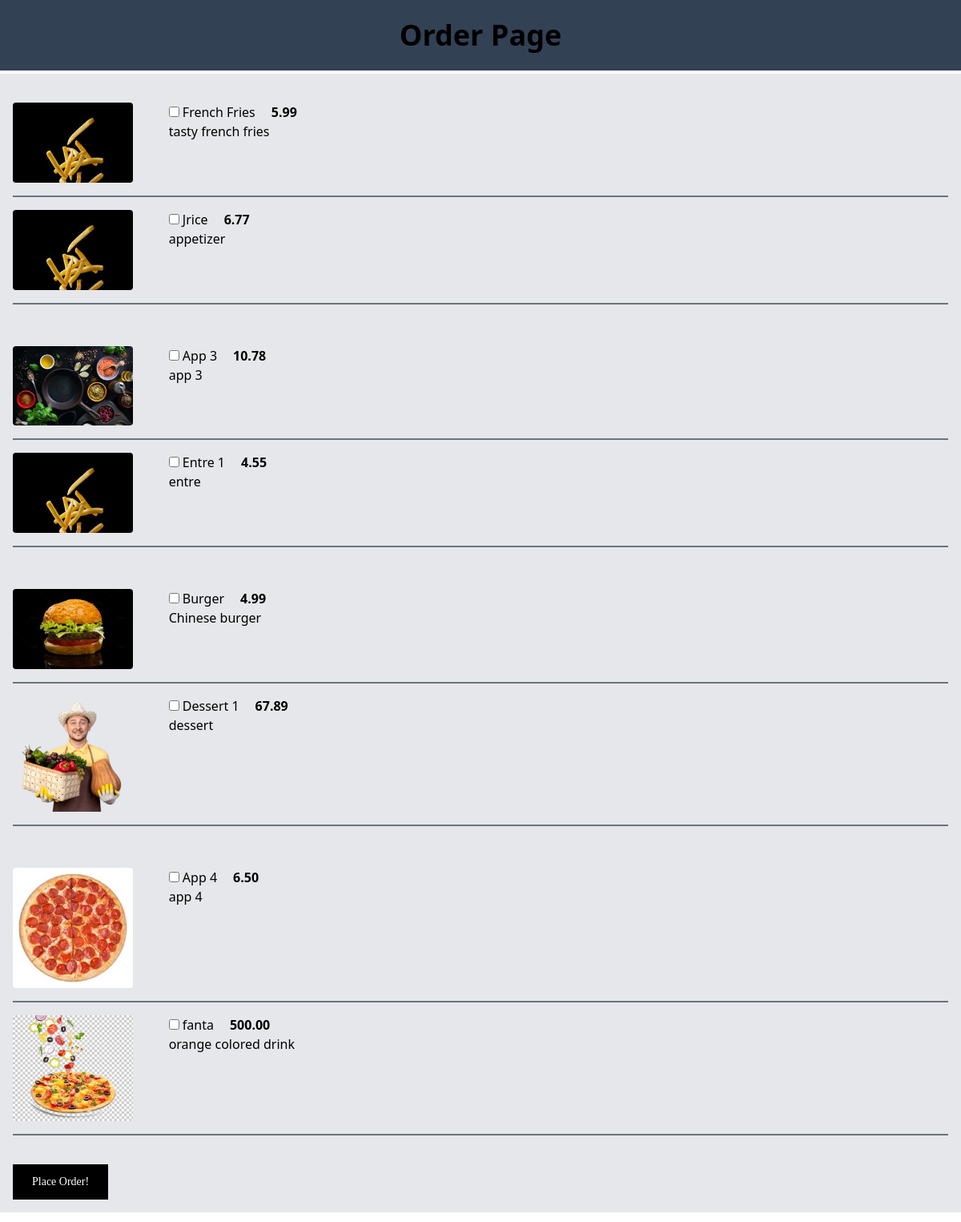
The page /order/ on the database its author committed.
### Customer/models.py (models this page shows, shortened)
class MenuItem(models.Model):
    name = models.CharField(max_length=100)
    description = models.TextField()
    image = models.ImageField(upload_to='menu_images/')
    price = models.DecimalField(max_digits=5, decimal_places=2)
    category = models.ManyToManyField('Category', related_name='item')

### Customer/views.py (the view, shortened to what this page needs)
# urls.py: path('order/', Order.as_view(), name="order"),
class Order(View):
    def get(self, request, *args, **kwargs):
        appetizers = MenuItem.objects.filter(category__name__contains='Appetizer')
        entres = MenuItem.objects.filter(category__name__contains='Entre')
        desserts = MenuItem.objects.filter(category__name__contains='Dessert')
        drinks = MenuItem.objects.filter(category__name__contains='Drink')
        context = {
            'appetizers': appetizers,
            'entres': entres,
            'desserts': desserts,
            'drinks': drinks
        }
        return render(request, 'Customer/order.html', context)

### Customer/templates/Customer/order.html (shortened to what this page needs)
<!DOCTYPE html>
<html>
<head>
    <script src="https://cdn.tailwindcss.com"></script>
</head>
<body>
    <header class="text-center font-bold py-6 bg-slate-700 text-4xl">Order Page</header>
    <div class="mx-auto mb-5 bg-gray-200">
        <div class="flex justify-center mt-1">
            <div class="w-full p-4 flex-1">
                <form method="POST">
                    <div class="pt-5">
                        {% for app in appetizers %}
                        <div class="flex flex-row">
                            <div class="w-1/6">
                                <img class="rounded" src="{{ app.image.url }}" width="150" height="100"/>
                            </div>
                            <div class="w-5/6">
                                <div class="flex flex-row">
                                    <div class="form-check">
                                        <input type="checkbox" name="items[]" class="form-check-input" value="{{ app.pk }}">
                                        <label class="form-check-label">{{ app.name }}</label>
                                    </div>
                                    <p class="font-bold pl-5">{{ app.price }}</p>
                                </div>
                                <p>{{ app.description }}</p>
                            </div>
                        </div>
                        <hr class="my-4 border-t-2 border-gray-500" />
                        {% endfor %}
                    </div>
                    <div class="pt-5">
                        {% for entre in entres %}
                        <div class="flex flex-row mt-4">
                            <div class="w-1/6">
                                <img class="rounded" src="{{ entre.image.url }}" width="150" height="100"/>
                            </div>
                            <div class="w-5/6">
                                <div class="flex flex-row">
                                    <div class="form-check">
                                        <input type="checkbox" name="items[]" class="form-check-input" value="{{ entre.pk }}">
                                        <label class="form-check-label">{{ entre.name }}</label>
                                    </div>
                                    <p class="font-bold pl-5">{{ entre.price }}</p>
                                </div>
                                <p>{{ entre.description }}</p>
                            </div>
                        </div>
                        <hr class="my-4 border-t-2 border-gray-500" />
                        {% endfor %}
                    </div>
                    <div class="pt-5">
                        {% for dessert in desserts %}
                        <div class="flex flex-row mt-4">
                            <div class="w-1/6">
                                <img class="rounded" src="{{ dessert.image.url }}" width="150" height="100"/>
                            </div>
                            <div class="w-5/6">
                                <div class="flex flex-row">
                                    <div class="form-check">
                                        <input type="checkbox" name="items[]" class="form-check-input" value="{{ dessert.pk }}">
                                        <label class="form-check-label">{{ dessert.name }}</label>
                                    </div>
                                    <p class="font-bold pl-5">{{ dessert.price }}</p>
                                </div>
                                <p>{{ dessert.description }}</p>
                            </div>
                        </div>
                        <hr class="my-4 border-t-2 border-gray-500" />
                        {% endfor %}
                    </div>
                    <div class="pt-5">
                        {% for drink in drinks %}
                        <div class="flex flex-row mt-4">
                            <div class="w-1/6">
                                <img class="rounded" src="{{ drink.image.url }}" width="150" height="100"/>
                            </div>
                            <div class="w-5/6">
                                <div class="flex flex-row">
                                    <div class="form-check">
                                        <input type="checkbox" name="items[]" class="form-check-input" value="{{ drink.pk }}">
                                        <label class="form-check-label">{{ drink.name }}</label>
                                    </div>
                                    <p class="font-bold pl-5">{{ drink.price }}</p>
                                </div>
                                <p>{{ drink.description }}</p>
                            </div>
                        </div>
                        <hr class="my-4 border-t-2 border-gray-500" />
                        {% endfor %}
                    </div>
                    <button class="bg-black text-white px-6 py-3 text-sm font-serif mt-5">Place Order!</button>
                </form>
            </div>
        </div>
    </div>
</body>
</html>

### rows shown on the page
MenuItem: image (picture), name "French Fries", price "5.99", description "tasty french fries"
MenuItem: image (picture), name "Jrice", price "6.77", description "appetizer"
MenuItem: image (picture), name "App 3", price "10.78", description "app 3"
MenuItem: image (picture), name "Entre 1", price "4.55", description "entre"
MenuItem: image (picture), name "Burger", price "4.99", description "Chinese burger"
MenuItem: image (picture), name "Dessert 1", price "67.89", description "dessert"
MenuItem: image (picture), name "App 4", price "6.50", description "app 4"
MenuItem: image (picture), name "fanta", price "500.00", description "orange colored drink"
